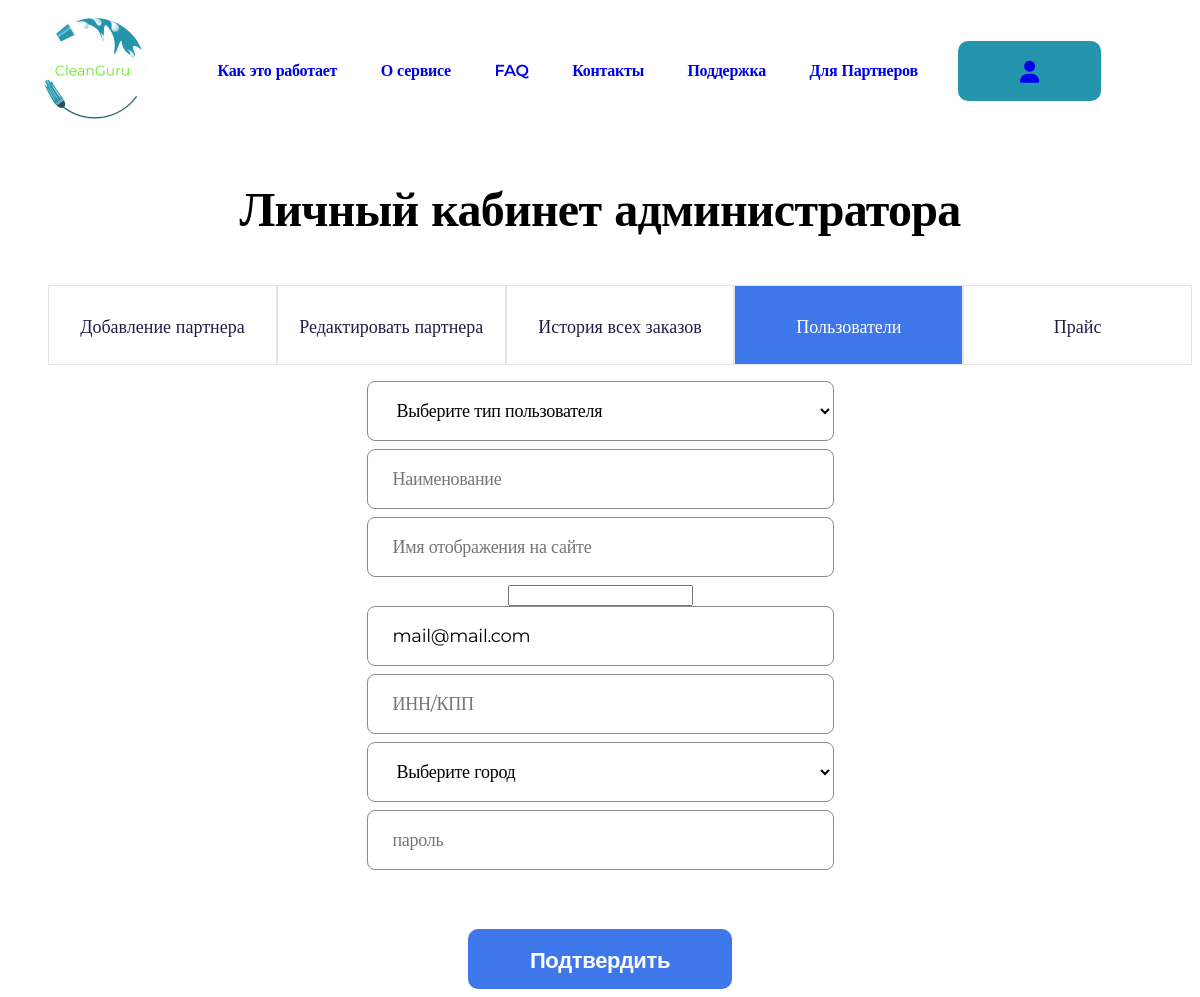
Page /edit/mail@mail.com/lk_admin_users_edit/1/ on the committed database.
### authapp/models.py (models this page shows)
class CleanspotUser(AbstractBaseUser, PermissionsMixin):
    user_type = models.ForeignKey(
        CleanspotUserType,
        on_delete=models.CASCADE,
        verbose_name='Тип пользователя',
    )
    email = models.EmailField(
        unique=True,
        blank=False,
        verbose_name='E-mail',
    )
    title = models.CharField(
        max_length=128,
        blank=True,
        null=True,
        verbose_name='Имя пользователя',
    )
    name_display_site = models.CharField(
        max_length=128,
        blank=True,
        null=True,
        verbose_name='Имя отображения на сайте',
    )
    inn_kpp = models.CharField(
        max_length=64,
        blank=True,
        verbose_name='ИНН/КПП',
    )
    city = models.ForeignKey(
        Cities,
        on_delete=models.CASCADE,
        null=True,
        blank=True,
        verbose_name='Город',
    )
    EMAIL_FIELD = 'email'
    USERNAME_FIELD = 'email'
    REQUIRED_FIELDS = ['user_type_id']
    is_staff = models.BooleanField(
        verbose_name='Moderator',
        default=False,
        help_text='Определяет разрешение пользователя на вход в административную часть.'
    )
    is_active = models.BooleanField(
        verbose_name='Active',
        default=False,
        help_text='Определяет активен ли пользователь в системе. Снимите флаг, '
                  'вместо удаления пользователя.'
    )
    phone_number = PhoneNumberField(
        blank=True,
        null=True,
        unique=True,
        default=None,
        verbose_name='Номер телефона',)
    created_at = models.DateTimeField(
        auto_now_add=True,
        verbose_name='Дата и время создания',
    )
    updated_at = models.DateTimeField(
        auto_now=True,
        verbose_name='Дата и время изменения',
    )
    activation_key = models.CharField(
        max_length=128,
        blank=True
    )
    activation_key_expires = models.DateTimeField(
        auto_now_add=True,
        blank=True,
        null=True
    )
    objects = CustomUserManager()
    class Meta:
        verbose_name = 'Пользователь'
        verbose_name_plural = 'Пользователи'

### profileapp/views.py (the view)
# urls.py: path('lk_admin_users_edit/<int:pk>/', profileapp.lk_admin_users_edit, name='lk_admin_users_edit'),
def lk_admin_users_edit(request, email, pk):
    if request.method == 'POST':
        edit_form = EditUsersForm(request.POST, instance=CleanspotUser.objects.get(pk=pk))
        if edit_form.is_valid():
            edit_form.save()
            return HttpResponseRedirect(reverse('profileapp:lk_admin_users_list', args=[get_user(email)]))
    else:
        edit_form = EditUsersForm(instance=CleanspotUser.objects.get(pk=pk))
    context = {
        'form': edit_form,
        'lk_admin_menu': LK_ADMIN_MENU,
        'lk_admin_main_menu': LK_ADMIN_MAIN_MENU,
        'user': get_user(email)
    }
    return render(request, 'profileapp/lk_admin_users_edit.html', context)

### profileapp/forms.py
class EditUsersForm(EditCleanerForm):
    user_type = forms.ModelChoiceField(queryset=CleanspotUserType.objects.all().exclude(name='Moderator').
                                       exclude(name='Cleaner'), widget=forms.Select(attrs={
                                        'class': 'cabinet-form__input'}),
                                       empty_label='Выберите тип пользователя')

### authapp/models.py (called while the page is built)
    def __str__(self):
        return self.name

    def __str__(self):
        return self.name

### profileapp/services.py (called while the page is built)
def get_user(email):
    user = CleanspotUser.objects.get(email=email)
    return user

### profileapp/templates/profileapp/lk_admin_users_edit.html (shortened to what this page needs)
{% extends 'profileapp/base.html' %}
{% load static %}
{% block content %}
    <section class="cabinet-main">
        <h2>Личный кабинет администратора</h2>
        {% include 'profileapp/include/inc_lk_admin_menu.html' %}
        <form class="cabinet-form" id="form-edit-users" action="" method="post" enctype="multipart/form-data">
            <div class="cabinet-form__inputs">
                {% for field in form %}
                    <div>
                        {{ field }}
                    </div>
                {% endfor %}
            </div>
            <button type="submit" class="button button_blue__filled">Подтвердить</button>
            </div>
{% endblock content %}

### static/styles.css (style rules this page uses)
.button { margin: auto; height: 70px; letter-spacing: -0.015em; border-radius: 10px; border: 2px solid transparent; height: 60px; font-style: normal; font-weight: 600; font-size: 22px; line-height: 30px; padding: 15px 60px; }
.button_blue__filled { color: #FFF; background-color: #3D77EA; }
.cabinet-main { text-align: center; }
.cabinet-main h2 { font-family: Montserrat; font-style: normal; font-weight: bold; font-size: 48px; line-height: 72px; letter-spacing: -0.015em; color: #000000; }
.cabinet-form { max-width: 467px; margin: 0 auto; text-align: center; }
.cabinet-form__inputs div:last-child { margin-bottom: 51px; }
.cabinet-form__input { padding: 15px 25px; width: 100%; height: 60px; margin-bottom: 8px; background: #FFFFFF; border: 1px solid #8C8C8C; box-sizing: border-box; border-radius: 8px; font-family: Montserrat; font-style: normal; font-weight: normal; font-size: 18px; line-height: 30px; letter-spacing: -0.015em; }

### rows in the picture
CleanspotUser: form "Выберите тип пользователя" "mail@mail.com" "Выберите город"

### other values in the picture
{{ menu_title }} "Как это работает" "О сервисе" "FAQ" "Контакты" "Поддержка" "Для Партнеров"
{{ value.0 }} "Добавление партнера" "Редактировать партнера" "История всех заказов" "Пользователи" "Прайс"
